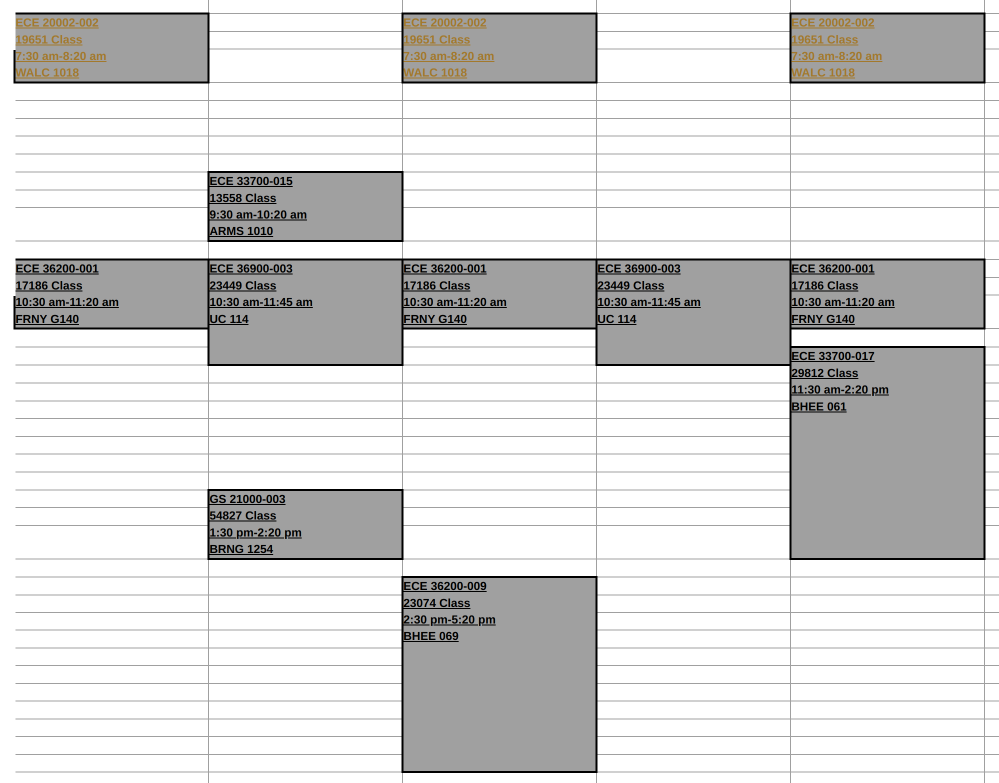
#> input picture webApp/uploadedImages/schedule.png, 1998 x 1565 px, found by its file name (shown at 1/2 size)
$ python -i readScheduleImage.py   (imports and definitions only)
#> lines starting #> are read from the running program, lines starting #| are printed output that depends on the picture; after the words box and inside, x2 and y2 are one past the last pixel; in counts of white or black regions, pixels touching at a corner belong together
import pytesseract as pt
import cv2
from PIL import Image
import numpy as np
import re
def getDataFromImg(fileName):
#> called with fileName = 'uploadedImages/schedule.png'
    pt.pytesseract.tesseract_cmd = r'/usr/bin/tesseract'
    file = 'uploadedImages/' + fileName
    img = np.array(Image.open(file))
#> img is the input picture: shape (1565, 1998, 4); mean R, G, B, A 218.1, 217.9, 217.5, 255

    all_courses = []

    fname = "Revanth"
    lname = "Senthil"
    email = "senthilr@purdue.edu"

    def show_img(image):
        cv2.imshow('image', image)
        cv2.waitKey()

    def get_filtered_image(image):
        norm_img = np.zeros((image.shape[0], image.shape[1]))
        image = cv2.normalize(image, norm_img, 0, 255, cv2.NORM_MINMAX)
        image = cv2.threshold(image, 100, 255, cv2.THRESH_BINARY)[1]
        image = cv2.GaussianBlur(image, (1, 1), 0)

        return image

    def resized(image, percent):
        wid = int(image.shape[1] * percent / 100)
        hei = int(image.shape[0] * percent / 100)

        return cv2.resize(image, (wid, hei))

    # [27 lines left out: function box_detect, not called in this run]

    def vertical_lines(image):
        img = cv2.cvtColor(image, cv2.COLOR_RGB2BGR)
        img_thr = cv2.threshold(cv2.cvtColor(img, cv2.COLOR_BGR2GRAY), 128, 255, cv2.THRESH_BINARY_INV)[1]

        thr_y = 50
        y_sum = np.count_nonzero(img_thr, axis=0)
        peaks = np.where(y_sum > thr_y)[0]

        thr_x = 100
        temp = np.diff(peaks).squeeze()
        idx = np.where(temp > thr_x)[0]
        peaks = np.concatenate(([0], peaks[idx+1]), axis=0) + 1

        for i in np.arange(peaks.shape[0] - 1):
            cv2.imwrite('../assets/output/sub_image_' + str(i) + '.png', img[:, peaks[i]:peaks[i+1]])

        return (i + 1)


    # [30 lines left out: function extract_info, not called in this run]


    text = ""

    divi = 5

    shape = list(np.shape(img))
#> shape = [1565, 1998, 4]
    X = shape[0] // divi
#> X = 313
    Y = shape[1] // divi
#> Y = 399
    x_val = 0
    di = 0

    x_lim = X
#> x_lim = 313

    # for d in range(0, divi):
        # x_val = 0


    filtered = get_filtered_image(img)
#> in get_filtered_image, `image = cv2.threshold(image, 100, 255, cv2.THRESH_BINARY)[1]`:
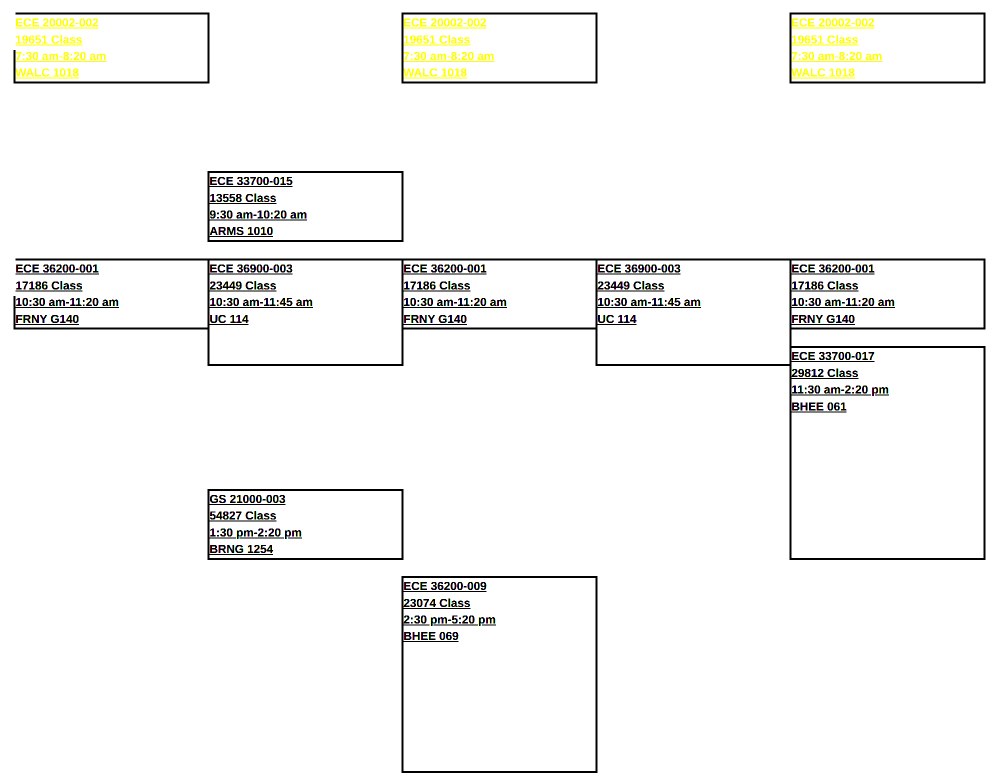
#> image: shape (1565, 1998, 4) (shown at 1/2 size); mean R, G, B, A 246.6, 246.6, 245.3, 255
    filtered = resized(filtered, 70)
#> in resized, `return cv2.resize(image, (wid, hei))`:
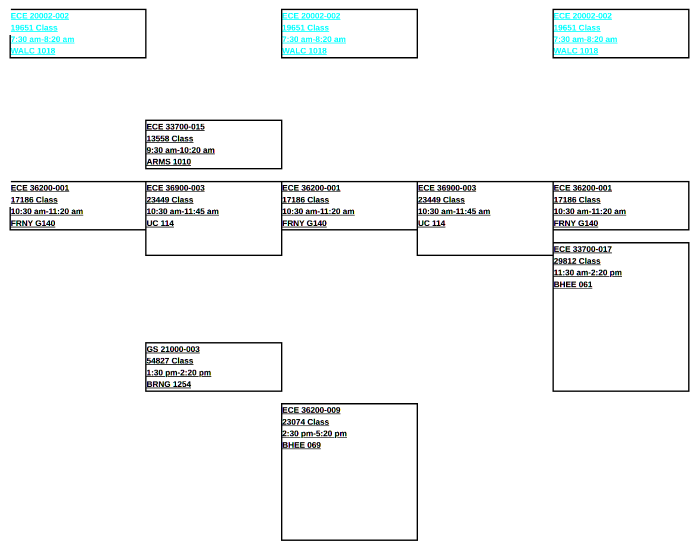
#> returned value: shape (1095, 1398, 4) (shown at 1/2 size); mean of channels 0, 1, 2, 3 246.6, 246.6, 245.3, 255; drawn as B, G, R
    # show_img(filtered)
    # box_detect(filtered)
    total = vertical_lines(filtered)
#> in vertical_lines, `img_thr = cv2.threshold(cv2.cvtColor(img, cv2.COLOR_BGR2GRAY), 128, 25..`:
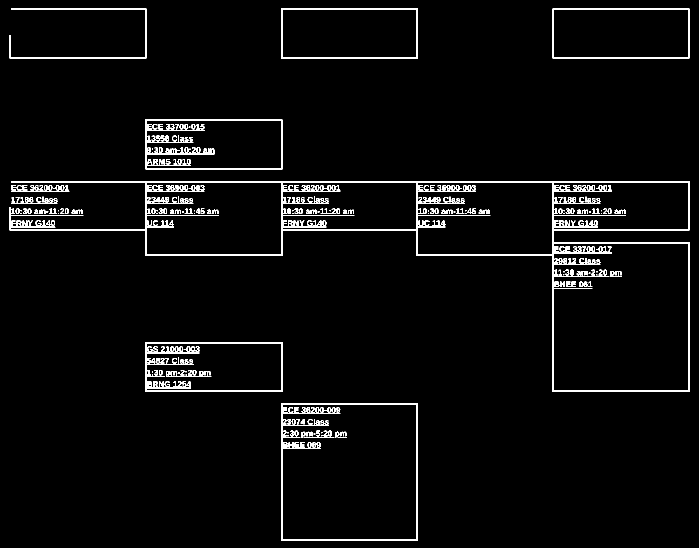
#> img_thr: shape (1095, 1398) (shown at 1/2 size); 3.4% white; 390 white regions (55 under 20 px), largest, box (x1, y1, x2, y2) and area: (19, 362, 1379, 784) 17069, (562, 806, 836, 1082) 3695, (290, 239, 565, 339) 2990
#> in vertical_lines, `y_sum = np.count_nonzero(img_thr, axis=0)`: y_sum = 1398 values, max 726 at index 562, min 0 at index 0, mean 37.33
#> in vertical_lines, `peaks = np.where(y_sum > thr_y)[0]`: peaks = 304 values from 19 to 1378
#> in vertical_lines, `temp = np.diff(peaks).squeeze()`: temp = 303 values, max 270 at index 209, min 1 at index 0, mean 4.49
#> in vertical_lines, `idx = np.where(temp > thr_x)[0]`: idx = [5, 118, 206, 209, 300]
#> in vertical_lines, `peaks = np.concatenate(([0], peaks[idx+1]), axis=0) + 1`: peaks = [1, 291, 563, 834, 1106, 1377]
#> the loop in vertical_lines, `for i in np.arange(peaks.shape[0] - 1):` made 5 passes
#> pass 1, in vertical_lines, `cv2.imwrite('../assets/output/sub_image_' + str(i) + '.png', img[:, pe..`:
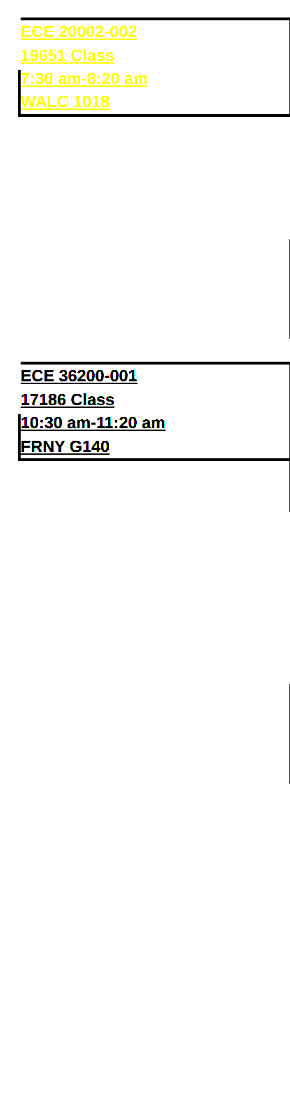
#> saved as sub_image_0.png: shape (1095, 290, 3); mean B, G, R 247.8, 249.9, 249.9
#> pass 2, in vertical_lines, `cv2.imwrite('../assets/output/sub_image_' + str(i) + '.png', img[:, pe..`:
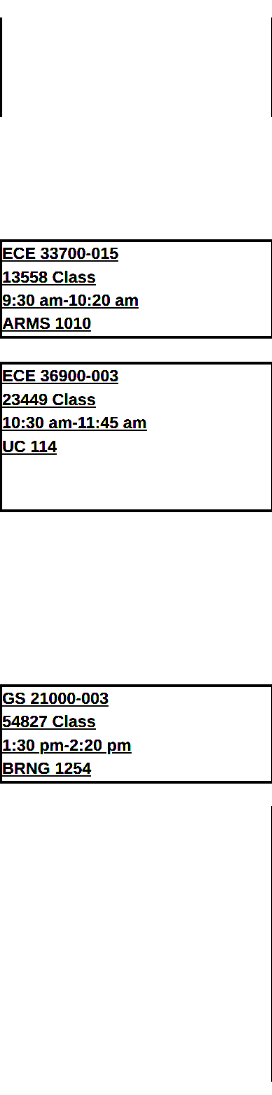
#> saved as sub_image_1.png: shape (1095, 272, 3); mean B, G, R 242.7, 242.7, 242.8
#> total = 5


    # text_outs = []
    uniq = []

    for out in range(total):
        text = pt.image_to_string(get_filtered_image(cv2.imread(f'../assets/sub_image_{out}.png')))

        # text_outs.append(extract_info(text))
        for val in extract_info(text):
            if val not in uniq:
                uniq.append(val)

    student =   {
        'fname' : fname, 'lname' : lname,
        'email' : email,
        'classes' : [{'classnum' : x.split()[0], 'needBuddy' : 'False'} for x in uniq]
                }
    return student
# with open('app.json', 'w') as f:
#     json.dump({"students":arrayData}, f)


"""
while x_lim < shape[0]:
    sub_img = img[x_val : x_lim, :]

    sub_img = get_filtered_img(sub_img)
    show_img(sub_img)

    text += pt.image_to_string(sub_img)

    x_val += X // 10
    x_lim += X // 10

"""


# [24 lines of commented-out code are left out]

#> (the run stopped early here; a loop or call above may not have finished)
